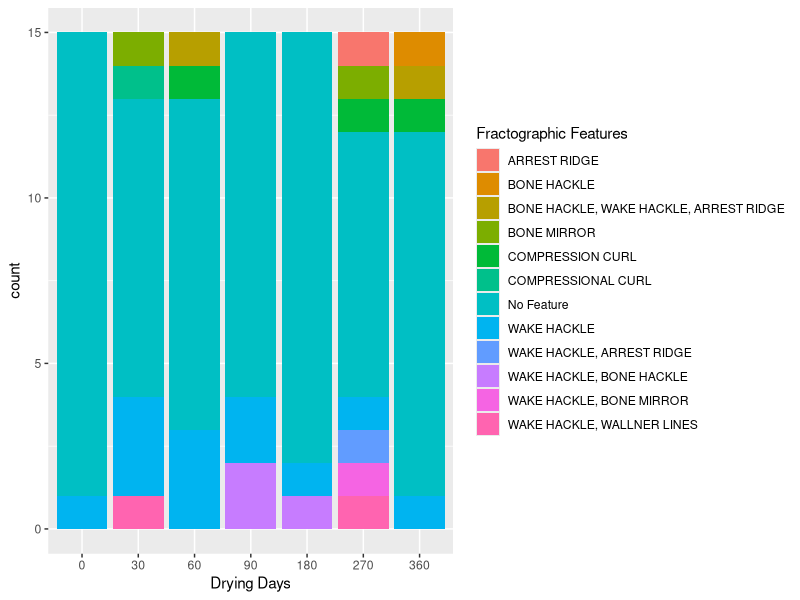
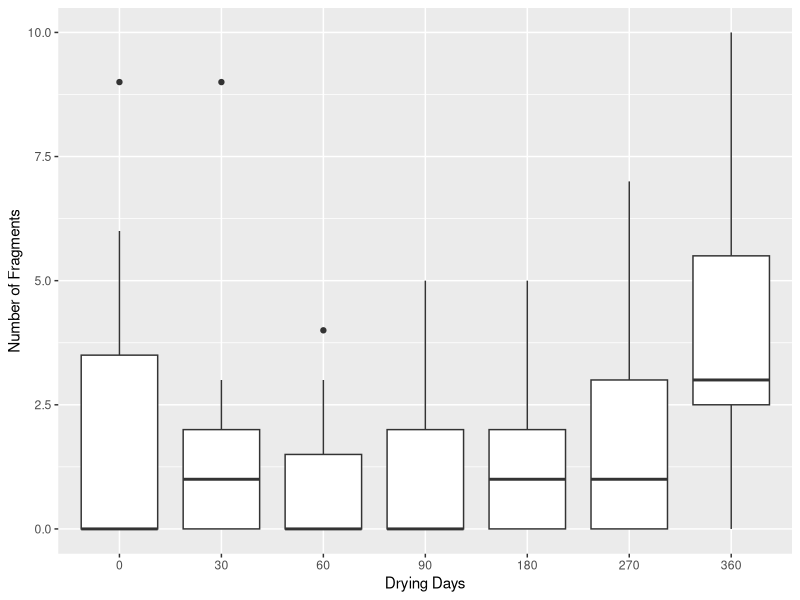
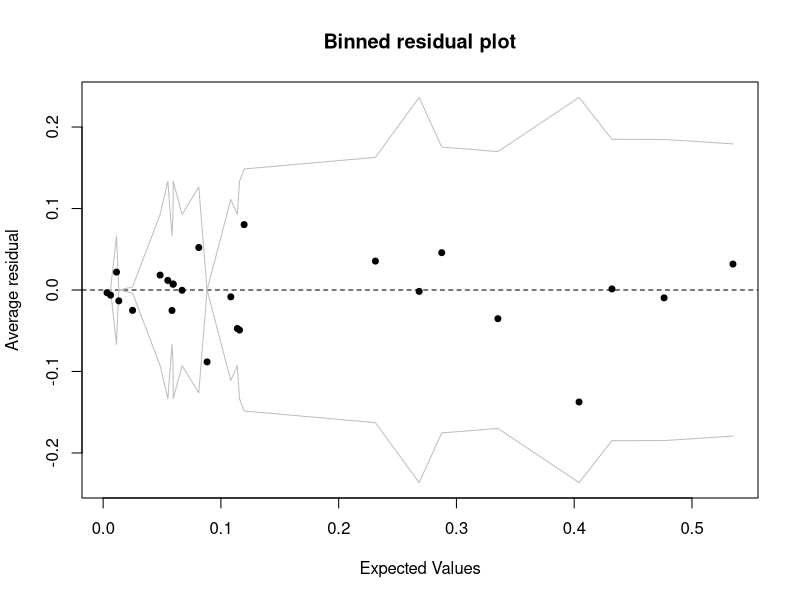
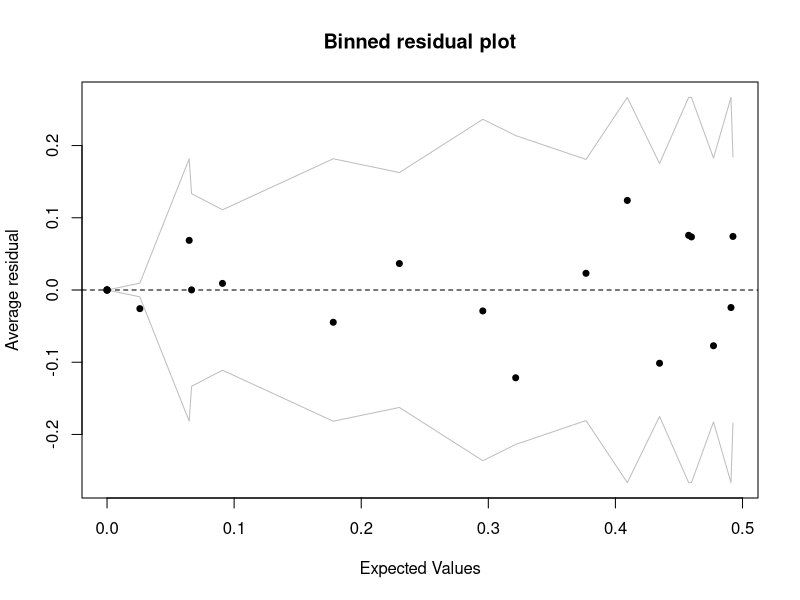
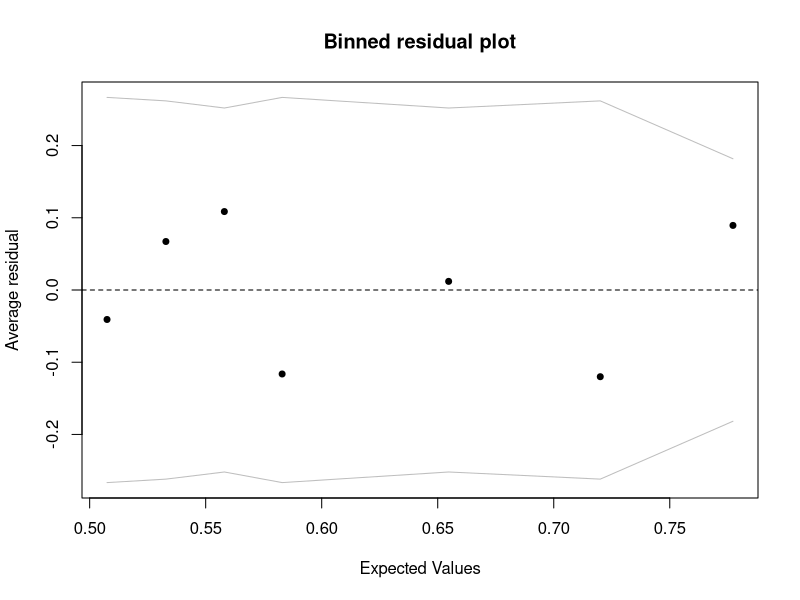
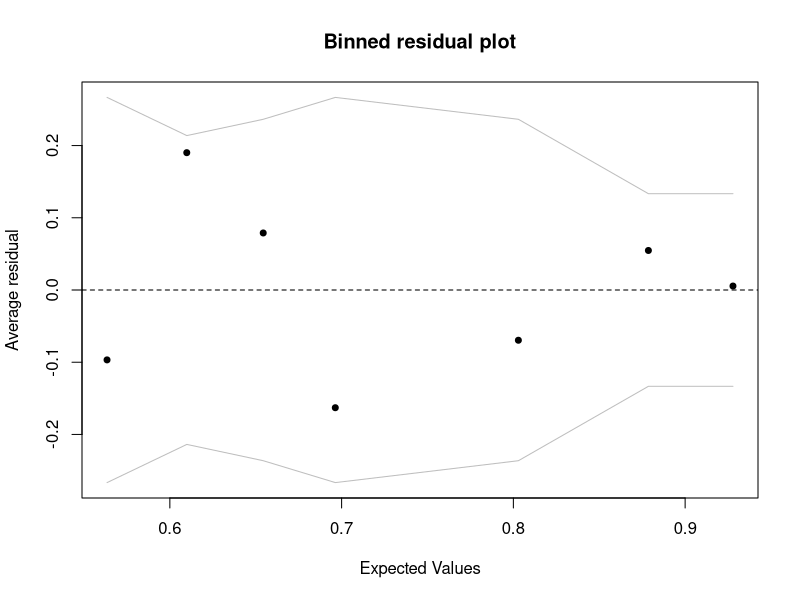
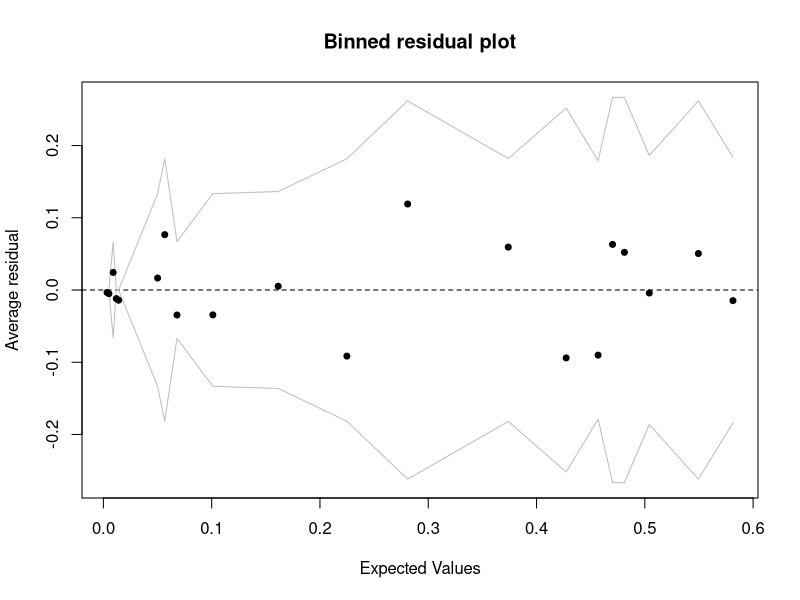
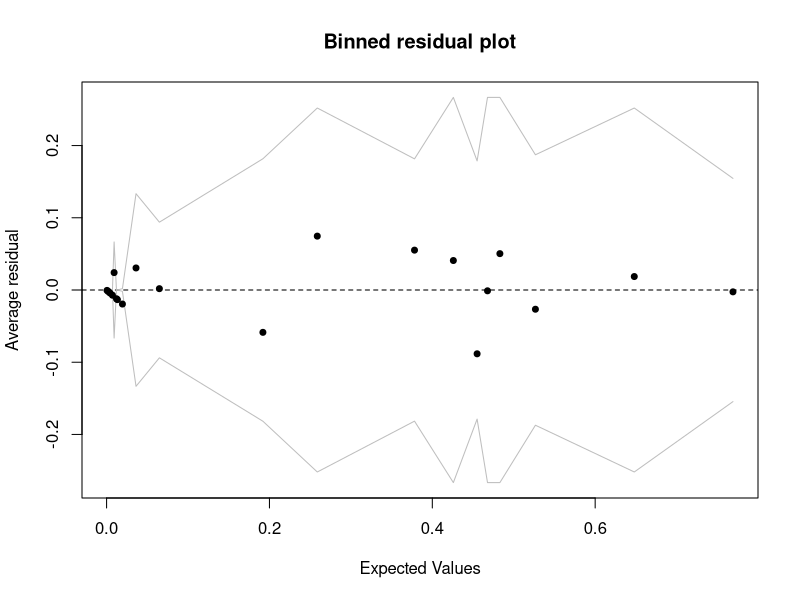

Reproduce these figures in R, in order.
## ---- chunk 1
knitr::opts_chunk$set(echo = FALSE)
library(tidyverse)
library(readxl)
library(dplyr)
library(nnet)
library(rlist)
library(arm)
library(knitr)
library(MASS)
# loading packages
## ---- chunk 2
bone <- readxl::read_xlsx("BU Thesis Data.xlsx", sheet = 2)
drop<-c()
for (i in 1:nrow(bone))  {
  if (is.na(bone$`Bone Type`[i])){
    drop <- c(drop, i)
  }
}
bone<-bone[-drop,]
# read bone and drop the date without information
# ignore unobserved bone
bone <- dplyr::select(bone,-`Bone Type`,-`Percentage of Feature Present`)
# select columns from Bone Type to Percentage of Feature Present
bone$`Bone Specimen` <- gsub("\\,.*","", bone$`Bone Specimen`)
bone$`Bone Specimen` <- gsub("[^0-9]","", bone$`Bone Specimen`)
bone$`days`<-as.numeric(bone$`Bone Specimen`)
bone<-mutate(bone,`Bone Specimen`=fct_relevel(`Bone Specimen`,'0','30','60','90','180','270','360'))
# creating variable drying day
typeof(bone$`Bone Specimen`)
bone$`Fractographic Features`[bone$`Fractographic Features`=="N/A"]<-"No Feature"
bone$`Fracture Angle`[bone$`Fracture Angle`=="N/A"]<-"non applicable"
bone$`Fracture Type`[bone$`Fracture Type`=="N/A"]<-"non applicable"
bone$`Fracture Surface`[bone$`Fracture Surface`=="N/A"]<-"non applicable"
bone$`Fracture Outline`[bone$`Fracture Outline`=="N/A"]<-"non applicable"
#Clean dependent variable
bone$`Bisecting Fracture`<-factor(bone$`Bisecting Fracture`)
bone$`Fracture-like`<-factor(bone$`Fracture-like`)
bone$`Fracture Angle`<-factor(bone$`Fracture Angle`)
bone$`Fracture Type`<-factor(bone$`Fracture Type`)
bone$`Fracture Surface`<-factor(bone$`Fracture Surface`)
bone$`Fracture Outline`<-factor(bone$`Fracture Outline`)
bone$`Fractographic Features`<-factor(bone$`Fractographic Features`)
# transfer variables to factor 
## ---- chunk 3
options(digits = 2) 
table1<-rbind(table(bone$`Bisecting Fracture`,bone$`Bone Specimen`)[2,]/15,table(bone$`Fracture-like`,bone$`Bone Specimen`)[2,]/15)
row.names(table1)<-c('Bisecting percentage','Fracture-like percentage')
kable(table1,caption = 'Bisecting Fracture and Fracture-like percentage for different drying-day groups')
ggplot(data = bone) + geom_bar(mapping = aes(x = `Bone Specimen`, fill = `Fractographic Features`))+labs(x="Drying Days")
ggplot(data = bone, mapping = aes(x = `Bone Specimen`, y = `Number of Fragments`)) + geom_boxplot()+labs(x="Drying Days")
## ---- chunk 4
fit.Fracture_Type<-multinom(bone$`Fracture Type`~bone$days,trace = FALSE)
summary(fit.Fracture_Type)
binnedplot(fitted(fit.Fracture_Type),resid(fit.Fracture_Type,type="response"))
## ---- chunk 5
fit.Fracture_Surface<-multinom(bone$`Fracture Surface`~bone$days,trace = FALSE)
summary(fit.Fracture_Surface)
binnedplot(fitted(fit.Fracture_Surface),resid(fit.Fracture_Surface,type="response"))
## ---- chunk 6
fit.Bisect_Fracture<-glm(bone$`Bisecting Fracture`~bone$days,family = binomial())
summary(fit.Bisect_Fracture) #estimated coefficients & p-value
## ---- chunk 7
binnedplot(fitted(fit.Bisect_Fracture),resid(fit.Bisect_Fracture,type="response"))
## ---- chunk 8
fit.Fracture_like<-glm(bone$`Fracture-like`~bone$days,family = binomial())
summary(fit.Fracture_like) #estimated coefficients, p-value
## ---- chunk 9
binnedplot(fitted(fit.Fracture_like),resid(fit.Fracture_like,type="response"))
## ---- chunk 10
fit.Fracture_Angle<-multinom(bone$`Fracture Angle`~bone$days,trace = FALSE)
summary(fit.Fracture_Angle)
## ---- chunk 11
z <- summary(fit.Fracture_Angle)$coefficients / summary(fit.Fracture_Angle)$standard.errors
p <- (1-pnorm(abs(z),0,1)) * 2
p     # How to interpret significant part ??? 
## ---- chunk 12
binnedplot(fitted(fit.Fracture_Angle),resid(fit.Fracture_Angle,type="response"))
## ---- chunk 13
fit.Number_of_Fragments1 <- glm(bone$`Number of Fragments` ~ bone$days, family="poisson")
coef(fit.Number_of_Fragments1) #estimated coefficients
pchisq(fit.Number_of_Fragments1$deviance,df=fit.Number_of_Fragments1$df.residual, lower.tail=FALSE)
## ---- chunk 14
fit.Number_of_Fragments2 <- glm.nb(bone$`Number of Fragments` ~ bone$days)
summary(fit.Number_of_Fragments2)
pchisq(fit.Number_of_Fragments2$deviance,df=fit.Number_of_Fragments2$df.residual, lower.tail=FALSE)
## ---- chunk 15
fit.Fracture_Outline<-multinom(bone$`Fracture Outline`~bone$days,trace = FALSE)
coef(fit.Fracture_Outline) #estimated coefficients
## ---- chunk 16
z <- summary(fit.Fracture_Outline)$coefficients / summary(fit.Fracture_Outline)$standard.errors
p <- (1-pnorm(abs(z),0,1)) * 2
p
## ---- chunk 17
binnedplot(fitted(fit.Fracture_Outline),resid(fit.Fracture_Outline,type="response"))
## ---- chunk 18
fit.Fractographic_Features<-multinom(bone$`Fractographic Features`~bone$days,trace = FALSE)
coef(fit.Fractographic_Features)   #compression curl == compressional curl 
## ---- chunk 19
z <- summary(fit.Fractographic_Features)$coefficients / summary(fit.Fractographic_Features)$standard.errors
p <- (1-pnorm(abs(z),0,1)) * 2
p
## ---- chunk 20
binnedplot(fitted(fit.Fractographic_Features),resid(fit.Fractographic_Features,type="response"))
## ---- chunk 21
bone$`WAKE HACKLE`<-rep(0,nrow(bone))
bone$`WAKE HACKLE`[grepl('WAKE HACKLE', bone$`Fractographic Features`)]<-1
bone$`BONE HACKLE`<-rep(0,nrow(bone))
bone$`BONE HACKLE`[grepl('BONE HACKLE', bone$`Fractographic Features`)]<-1
bone$`BONE MIRROR`<-rep(0,nrow(bone))
bone$`BONE MIRROR`[grepl('BONE MIRROR', bone$`Fractographic Features`)]<-1
bone$`CANTILEVER CURL`<-rep(0,nrow(bone))
bone$`CANTILEVER CURL`[grepl('CANTILEVER CURL', bone$`Fractographic Features`)]<-1
bone$`ARREST RIDGE`<-rep(0,nrow(bone))
bone$`ARREST RIDGE`[grepl('ARREST RIDGE', bone$`Fractographic Features`)]<-1
bone$`WALLNER LINES`<-rep(0,nrow(bone))
bone$`WALLNER LINES`[grepl('WALLNER LINES', bone$`Fractographic Features`)]<-1
## ---- chunk 22
tbl = table(bone$`WAKE HACKLE`, bone$`BONE HACKLE`) 
chisq.test(tbl) 
